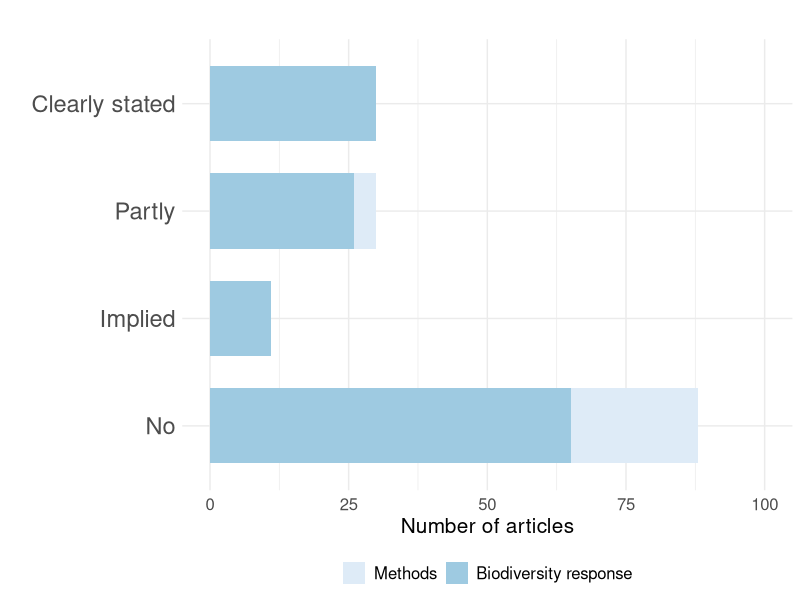

Recreate this plot in R.
## ---- chunk 1
knitr::opts_chunk$set(echo = TRUE)
library(tidyverse)
library(here)
library(readxl)
## ---- chunk 2
tibble_1 <- tibble(Study_purpose = "TRUE", Data_availability_statement = "TRUE", Data_location = "TRUE", Study_location = "TRUE",
Author_review = "7", Ethics_statement = "FALSE", Funding_statement = "TRUE", Code_availability = "TRUE")
tibble_1 <- tibble_1 %>% pivot_longer(cols = c("Study_purpose", "Data_availability_statement", "Data_location", "Study_location", "Author_review", "Ethics_statement", "Funding_statement", "Code_availability"), names_to = "Category",
                                      values_to = "Score")
knitr::kable(tibble_1)
## ---- chunk 3
library(tidyverse)
library(ggplot2)
library(here)
library(viridis)

##################################################################################################
##### Descriptives; 

d <- as_tibble(read.csv2(here("Data/Data_LittSurvey_Box1.csv")))


d <- d %>% mutate(Hypo=ifelse(Clearly.stated.hypothesis>1, 1, 0)) %>%
  mutate(Experiment=ifelse(Study.design=="Experimental", 1,0)) %>%
  mutate(YearLaps=abs(Year-2016)) %>%
  mutate(Scope2=ifelse(Scope=="Methods", "Methods", "Biodiversity response")) %>%
  mutate(Hypothesis2=Clearly.stated.hypothesis) %>% 
  mutate(Hypothesis2=ifelse(Hypothesis2==0, "No", 
                     ifelse(Hypothesis2==1, "Partly", 
                     ifelse(Hypothesis2==2, "Implied", "Clearly stated"))))

###############################################
##### cleary stated hypotheis; 

## Plotting results; 
## Clearly stated hypothesis; 
## Figure 1a

Hypothesis_prop <- d %>% group_by(Hypothesis2, Scope2) %>%
  count(Clearly.stated.hypothesis) %>%
  mutate(prop=prop.table(n)) %>%
  mutate(Hypothesis3= factor(Hypothesis2, 
        levels=c("No", "Implied", "Partly", "Clearly stated"))) %>%
mutate(Scope3= factor(Scope2, levels=c("Methods", "Biodiversity response")))


Hypothesis_prop2 <- d %>%
  filter(Scope=="Ecological processes") %>%
  count(Clearly.stated.hypothesis) %>%
  mutate(prop=prop.table(n))

p <- ggplot(data=Hypothesis_prop, aes(x=Hypothesis3, y=n, fill=Scope3)) +
  geom_bar(stat="identity", width=0.7, ) +
  theme_minimal() + 
  theme(text = element_text(size=15), legend.position = "bottom", legend.title = element_blank(), 
        axis.text.y = element_text(size=17)) +
  ylim(0, 100)+
  labs(x="", y="Number of articles", title="") + 
  scale_fill_brewer(palette="Blues")

p+coord_flip()
